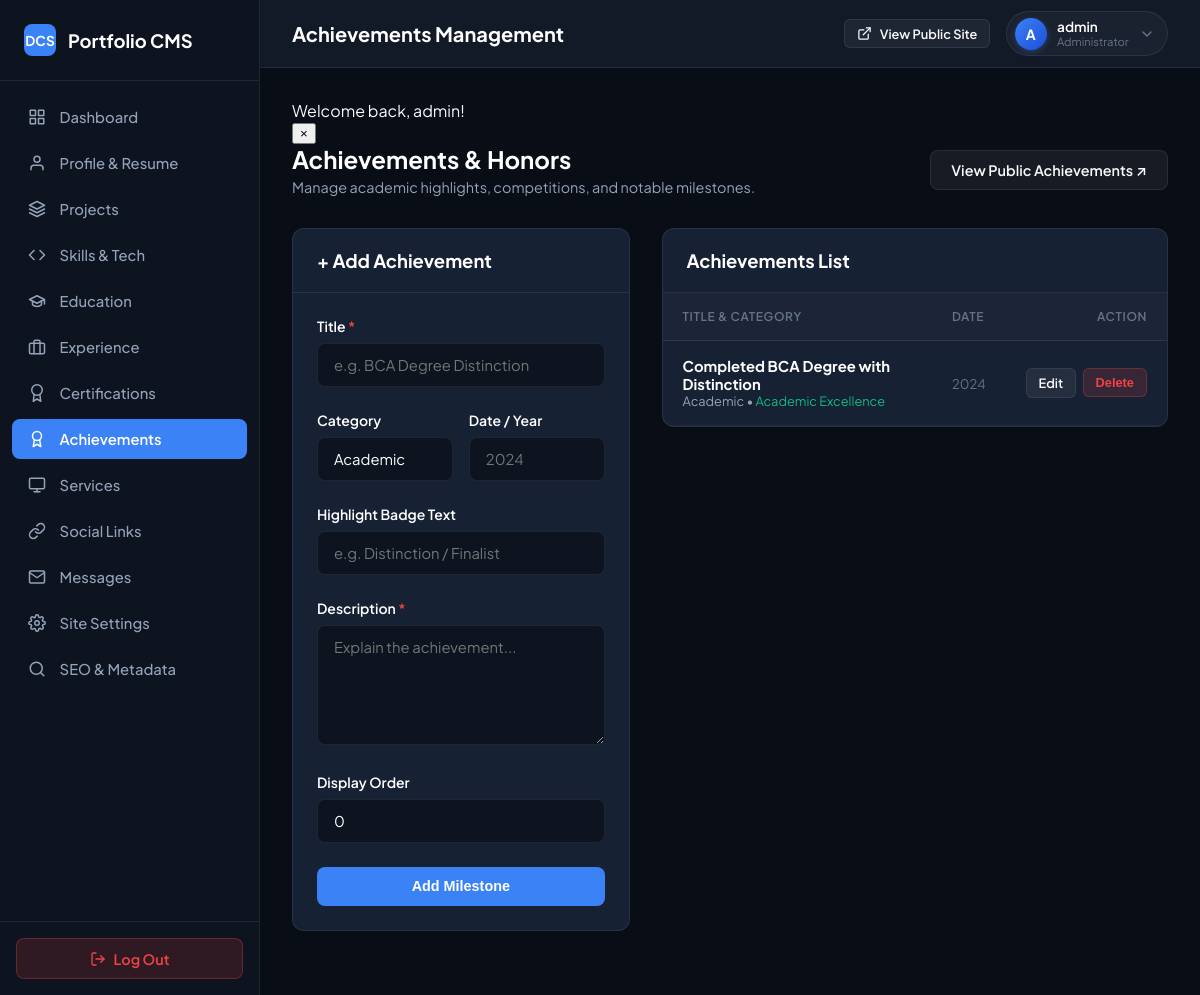
The page /admin/achievements.php (signed in) on the database its author committed.
### tables this page shows
CREATE TABLE IF NOT EXISTS `achievements` (
    `id` INT UNSIGNED AUTO_INCREMENT PRIMARY KEY,
    `title` VARCHAR(150) NOT NULL,
    `category` VARCHAR(80) NOT NULL DEFAULT 'Academic',
    `achievement_date` VARCHAR(30) NOT NULL,
    `description` TEXT NOT NULL,
    `highlight_badge` VARCHAR(80) DEFAULT NULL,
    `display_order` INT NOT NULL DEFAULT 0,
    `created_at` TIMESTAMP DEFAULT CURRENT_TIMESTAMP,
    INDEX `idx_achievements_order` (`display_order`)
);

### admin/achievements.php (the view, shortened to what this page needs)
<?php
require_once __DIR__ . '/includes/admin-header.php';
$db = get_db();
$editItem = null;
$achievementsList = $db->query("SELECT * FROM achievements ORDER BY display_order ASC, id DESC")->fetchAll();
?>
<?php include __DIR__ . '/includes/admin-sidebar.php'; ?>
<div class="admin-main-wrapper">
    <?php include __DIR__ . '/includes/admin-topbar.php'; ?>
    <main class="admin-content">
        <?= render_flashes() ?>
        <div style="display: flex; justify-content: space-between; align-items: center; margin-bottom: 2rem; flex-wrap: wrap; gap: 1rem;">
            <div>
                <h2 style="font-size: 1.5rem; color: #fff; margin: 0 0 0.25rem 0;">Achievements &amp; Honors</h2>
                <p style="color: var(--admin-text-muted); margin: 0; font-size: 0.9rem;">
                    Manage academic highlights, competitions, and notable milestones.
                </p>
            </div>
            <a href="<?= url('achievements.php') ?>" target="_blank" class="admin-btn admin-btn-secondary">
                View Public Achievements ↗
            </a>
        </div>
        <div style="display: grid; grid-template-columns: 1fr 1.5fr; gap: 2rem; align-items: start;">
            <div class="admin-card">
                <div class="admin-card-header">
                    <h3 class="admin-card-title"><?= $editItem ? 'Edit Milestone' : '+ Add Achievement' ?></h3>
                </div>
                <div class="admin-card-body">
                    <form action="<?= url('admin/achievements.php') ?>" method="POST">
                        <div class="admin-form-group">
                            <label for="title" class="admin-label">Title <span style="color:#ef4444;">*</span></label>
                            <input type="text" name="title" id="title" class="admin-input" placeholder="e.g. BCA Degree Distinction" value="<?= e($editItem['title'] ?? '') ?>" required>
                        </div>
                        <div style="display: grid; grid-template-columns: 1fr 1fr; gap: 1rem;">
                            <div class="admin-form-group">
                                <label for="category" class="admin-label">Category</label>
                                <input type="text" name="category" id="category" class="admin-input" placeholder="e.g. Academic / Hackathon" value="<?= e($editItem['category'] ?? 'Academic') ?>" required>
                            </div>
                            <div class="admin-form-group">
                                <label for="achievement_date" class="admin-label">Date / Year</label>
                                <input type="text" name="achievement_date" id="achievement_date" class="admin-input" placeholder="2024" value="<?= e($editItem['achievement_date'] ?? '') ?>" required>
                            </div>
                        </div>
                        <div class="admin-form-group">
                            <label for="highlight_badge" class="admin-label">Highlight Badge Text</label>
                            <input type="text" name="highlight_badge" id="highlight_badge" class="admin-input" placeholder="e.g. Distinction / Finalist" value="<?= e($editItem['highlight_badge'] ?? '') ?>">
                        </div>
                        <div class="admin-form-group">
                            <label for="description" class="admin-label">Description <span style="color:#ef4444;">*</span></label>
                            <textarea name="description" id="description" class="admin-textarea" rows="3" placeholder="Explain the achievement..." required><?= e($editItem['description'] ?? '') ?></textarea>
                        </div>
                        <div class="admin-form-group">
                            <label for="display_order" class="admin-label">Display Order</label>
                            <input type="number" name="display_order" id="display_order" class="admin-input" value="<?= (int)($editItem['display_order'] ?? 0) ?>">
                        </div>
                        <button type="submit" class="admin-btn admin-btn-primary" style="width: 100%;">
                            <?= $editItem ? 'Save Changes' : 'Add Milestone' ?>
                        </button>
                    </form>
                </div>
            </div>
            <div class="admin-card">
                <div class="admin-card-header">
                    <h3 class="admin-card-title">Achievements List</h3>
                </div>
                <div class="admin-card-body" style="padding: 0;">
                    <?php if (!empty($achievementsList)): ?>
                        <div class="table-responsive">
                            <table class="admin-table">
                                <thead>
                                    <tr>
                                        <th>Title &amp; Category</th>
                                        <th>Date</th>
                                        <th style="text-align: right;">Action</th>
                                    </tr>
                                </thead>
                                <tbody>
                                    <?php foreach ($achievementsList as $a): ?>
                                        <tr>
                                            <td>
                                                <div style="font-weight: 700; color: #fff;"><?= e($a['title']) ?></div>
                                                <div style="font-size: 0.8rem; color: var(--admin-text-muted);">
                                                    <?= e($a['category']) ?>
                                                    <?php if (!empty($a['highlight_badge'])): ?>
                                                        • <span style="color: #10b981;"><?= e($a['highlight_badge']) ?></span>
                                                    <?php endif; ?>
                                                </div>
                                            </td>
                                            <td>
                                                <span style="font-size: 0.825rem; color: var(--admin-text-dim);"><?= e($a['achievement_date']) ?></span>
                                            </td>
                                            <td style="text-align: right;">
                                                <div style="display: inline-flex; gap: 0.4rem;">
                                                    <a href="<?= url('admin/achievements.php?edit=' . $a['id']) ?>" class="admin-btn admin-btn-secondary admin-btn-sm">Edit</a>
                                                    <form action="<?= url('admin/achievements.php') ?>" method="POST" style="display: inline;">
                                                        <button type="submit" class="admin-btn admin-btn-danger admin-btn-sm" data-confirm="Delete this achievement?">Delete</button>
                                                    </form>
                                                </div>
                                            </td>
                                        </tr>
                                    <?php endforeach; ?>
                                </tbody>
                            </table>
                        </div>
                    <?php else: ?>
                        <div style="padding: 2.5rem; text-align: center; color: var(--admin-text-muted);">
                            No achievements recorded.
                        </div>
                    <?php endif; ?>
                </div>
            </div>
        </div>
    </main>
<?php include __DIR__ . '/includes/admin-footer.php'; ?>

### assets/css/admin.css (style rules this page uses)
:root { --admin-bg: #090d16; --admin-sidebar-bg: #0d131f; --admin-surface: #121927; --admin-card: #172134; --admin-card-hover: #1d2a42; --admin-border: rgba(255, 255, 255, 0.08); --admin-border-subtle: rgba(255, 255, 255, 0.04); --admin-input-bg: #0d131f; --admin-text-main: #f8fafc; --admin-text-muted: #94a3b8; --admin-text-dim: #64748b; --admin-primary: #3b82f6; --admin-primary-hover: #2563eb; --admin-success: #10b981; --admin-warning: #f59e0b; --admin-danger: #ef4444; --admin-sidebar-width: 260px; }
*, *::before, *::after { box-sizing: border-box; }
body.admin-body { background-color: var(--admin-bg); color: var(--admin-text-main); font-family: 'Plus Jakarta Sans', -apple-system, BlinkMacSystemFont, 'Segoe UI', Roboto, sans-serif; margin: 0; display: flex; min-height: 100vh; width: 100%; overflow-x: hidden; position: relative; }
.admin-main-wrapper { margin-left: var(--admin-sidebar-width); flex: 1; display: flex; flex-direction: column; min-width: 0; width: 100%; overflow-x: hidden; }
.admin-content { padding: 2rem; flex: 1; }
.admin-card { background-color: var(--admin-card); border: 1px solid var(--admin-border); border-radius: 12px; margin-bottom: 2rem; overflow: hidden; }
.admin-card-header { padding: 1.25rem 1.5rem; border-bottom: 1px solid var(--admin-border); display: flex; align-items: center; justify-content: space-between; flex-wrap: wrap; gap: 1rem; }
.admin-card-title { margin: 0; font-size: 1.15rem; font-weight: 700; color: #fff; }
.admin-card-body { padding: 1.5rem; }
.table-responsive { width: 100%; overflow-x: auto; }
.admin-table { width: 100%; border-collapse: collapse; text-align: left; font-size: 0.925rem; }
.admin-table th { background-color: rgba(255, 255, 255, 0.02); color: var(--admin-text-dim); font-weight: 600; text-transform: uppercase; font-size: 0.75rem; letter-spacing: 0.05em; padding: 1rem 1.25rem; border-bottom: 1px solid var(--admin-border); }
.admin-table td { padding: 1rem 1.25rem; border-bottom: 1px solid var(--admin-border-subtle); color: var(--admin-text-main); vertical-align: middle; }
.admin-form-group { margin-bottom: 1.5rem; }
.admin-label { display: block; font-size: 0.875rem; font-weight: 600; color: #fff; margin-bottom: 0.5rem; }
.admin-input, .admin-select, .admin-textarea { width: 100%; background-color: var(--admin-input-bg); border: 1px solid var(--admin-border); border-radius: 8px; padding: 0.75rem 1rem; color: #fff; font-family: inherit; font-size: 0.925rem; transition: border-color 150ms ease; box-sizing: border-box; }
.admin-textarea { resize: vertical; min-height: 120px; }
.admin-btn { display: inline-flex; align-items: center; justify-content: center; gap: 0.5rem; padding: 0.65rem 1.25rem; border-radius: 8px; font-size: 0.9rem; font-weight: 600; cursor: pointer; text-decoration: none; border: 1px solid transparent; transition: all 150ms ease; }
.admin-btn-primary { background-color: var(--admin-primary); color: #fff; }
.admin-btn-secondary { background-color: rgba(255, 255, 255, 0.06); border-color: var(--admin-border); color: var(--admin-text-main); }
.admin-btn-danger { background-color: rgba(239, 68, 68, 0.15); border-color: rgba(239, 68, 68, 0.3); color: #ef4444; }
.admin-btn-sm { padding: 0.35rem 0.75rem; font-size: 0.8rem; border-radius: 6px; }

### rows shown on the page
achievements: title "Completed BCA Degree with Distinction", category "Academic", highlight_badge "Academic Excellence", achievement_date "2024"

### other values the page prints
$adminPageTitle "Achievements Management"
$adminInitial "A"
$adminUsername "admin"
$msg "Welcome back, admin!"
